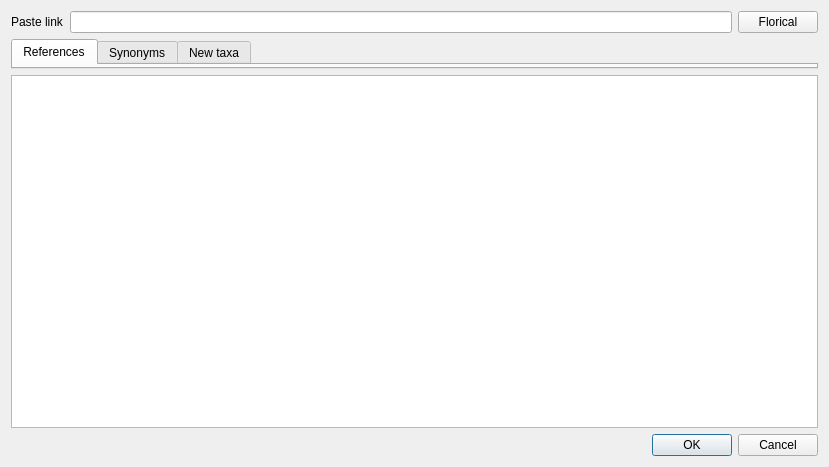
<?xml version="1.0" encoding="UTF-8"?>
<ui version="4.0">
 <class>Dialog</class>
 <widget class="QDialog" name="Dialog">
  <property name="geometry">
   <rect>
    <x>0</x>
    <y>0</y>
    <width>829</width>
    <height>467</height>
   </rect>
  </property>
  <property name="windowTitle">
   <string>Florical</string>
  </property>
  <layout class="QGridLayout" name="gridLayout">
   <item row="3" column="0">
    <widget class="QDialogButtonBox" name="buttonBox">
     <property name="orientation">
      <enum>Qt::Horizontal</enum>
     </property>
     <property name="standardButtons">
      <set>QDialogButtonBox::Cancel|QDialogButtonBox::Ok</set>
     </property>
     <property name="centerButtons">
      <bool>false</bool>
     </property>
    </widget>
   </item>
   <item row="0" column="0">
    <layout class="QHBoxLayout" name="horizontalLayout">
     <item>
      <widget class="QLabel" name="label">
       <property name="text">
        <string>Paste link</string>
       </property>
      </widget>
     </item>
     <item>
      <widget class="QLineEdit" name="url_lineEdit"/>
     </item>
     <item>
      <widget class="QPushButton" name="search_pushButton">
       <property name="text">
        <string>Florical</string>
       </property>
      </widget>
     </item>
    </layout>
   </item>
   <item row="1" column="0">
    <widget class="QTabWidget" name="result_tabWidget">
     <property name="sizePolicy">
      <sizepolicy hsizetype="Expanding" vsizetype="Fixed">
       <horstretch>0</horstretch>
       <verstretch>0</verstretch>
      </sizepolicy>
     </property>
     <property name="minimumSize">
      <size>
       <width>0</width>
       <height>0</height>
      </size>
     </property>
     <property name="maximumSize">
      <size>
       <width>16777215</width>
       <height>30</height>
      </size>
     </property>
     <property name="tabShape">
      <enum>QTabWidget::Rounded</enum>
     </property>
     <property name="currentIndex">
      <number>0</number>
     </property>
     <property name="tabsClosable">
      <bool>false</bool>
     </property>
     <property name="tabBarAutoHide">
      <bool>false</bool>
     </property>
     <widget class="QWidget" name="tab">
      <attribute name="title">
       <string>References</string>
      </attribute>
     </widget>
     <widget class="QWidget" name="tab_2">
      <attribute name="title">
       <string>Synonyms</string>
      </attribute>
     </widget>
     <widget class="QWidget" name="tab_3">
      <attribute name="title">
       <string>New taxa</string>
      </attribute>
     </widget>
    </widget>
   </item>
   <item row="2" column="0">
    <widget class="QTableView" name="links_tableView">
     <property name="font">
      <font>
       <pointsize>9</pointsize>
      </font>
     </property>
     <property name="editTriggers">
      <set>QAbstractItemView::NoEditTriggers</set>
     </property>
     <property name="dragDropOverwriteMode">
      <bool>false</bool>
     </property>
     <property name="alternatingRowColors">
      <bool>true</bool>
     </property>
     <property name="selectionMode">
      <enum>QAbstractItemView::ExtendedSelection</enum>
     </property>
     <property name="selectionBehavior">
      <enum>QAbstractItemView::SelectRows</enum>
     </property>
     <attribute name="horizontalHeaderVisible">
      <bool>false</bool>
     </attribute>
     <attribute name="verticalHeaderVisible">
      <bool>false</bool>
     </attribute>
    </widget>
   </item>
  </layout>
 </widget>
 <tabstops>
  <tabstop>url_lineEdit</tabstop>
  <tabstop>search_pushButton</tabstop>
  <tabstop>result_tabWidget</tabstop>
  <tabstop>links_tableView</tabstop>
 </tabstops>
 <resources/>
 <connections>
  <connection>
   <sender>buttonBox</sender>
   <signal>accepted()</signal>
   <receiver>Dialog</receiver>
   <slot>accept()</slot>
   <hints>
    <hint type="sourcelabel">
     <x>257</x>
     <y>392</y>
    </hint>
    <hint type="destinationlabel">
     <x>157</x>
     <y>274</y>
    </hint>
   </hints>
  </connection>
  <connection>
   <sender>buttonBox</sender>
   <signal>rejected()</signal>
   <receiver>Dialog</receiver>
   <slot>reject()</slot>
   <hints>
    <hint type="sourcelabel">
     <x>325</x>
     <y>392</y>
    </hint>
    <hint type="destinationlabel">
     <x>286</x>
     <y>274</y>
    </hint>
   </hints>
  </connection>
 </connections>
</ui>
